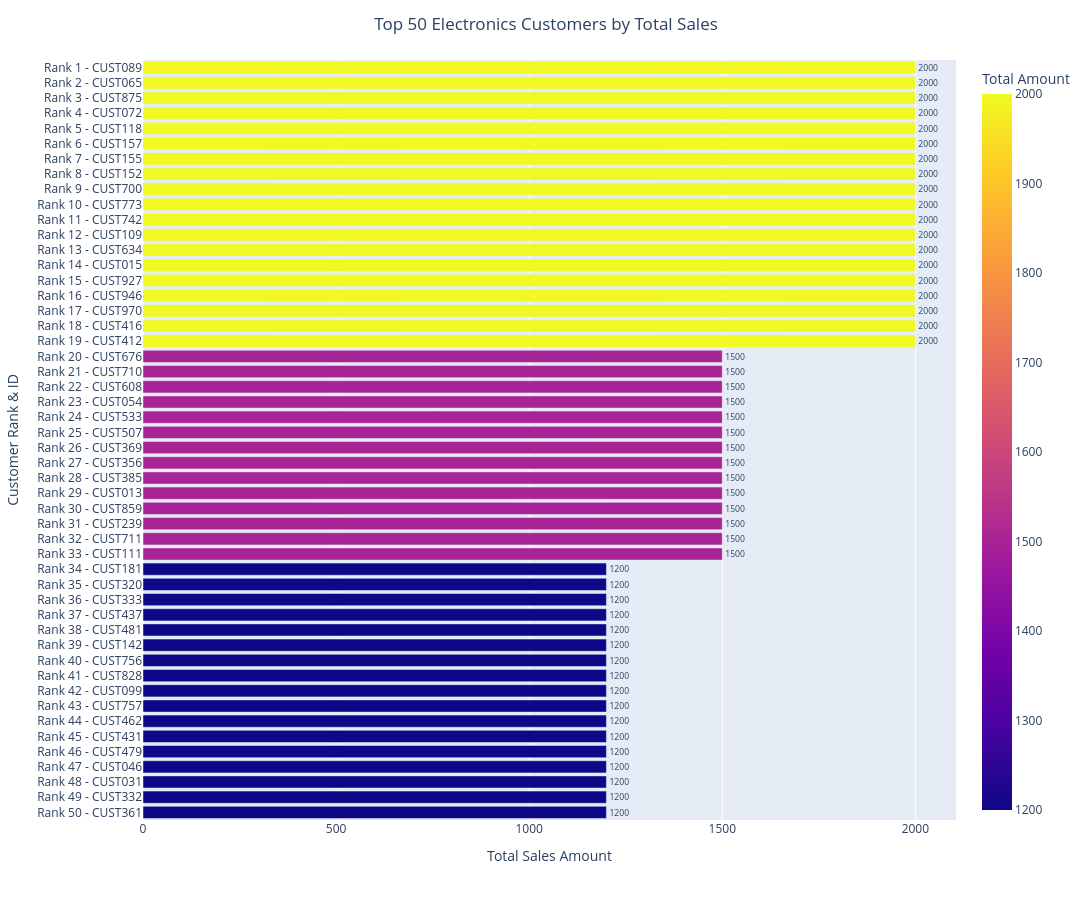

Here is the notebook cell this chart was saved with:
### Markdown cell above
## Business Question 5
Who are the top 50 customers by total spending in each product category?

### Observation
The following charts identify the top 50 customers based on their total spending in Clothing, Electronics, and Beauty categories. These customers represent the highest-value buyers and can be targeted through loyalty programs, personalized offers, and exclusive promotions to improve customer retention.

### Code cell
df_electronics=df.copy()
df_electronics=df[df['Product Category']=='Electronics']
df_electronics=df_electronics.groupby('Customer ID')['Total Amount'].sum().sort_values(ascending=False).reset_index().head(50)
df_electronics['Rank'] = range(1, len(df_electronics) + 1)
df_electronics['Customer'] = (
    'Rank ' + df_electronics['Rank'].astype(str)
    + ' - '
    + df_electronics['Customer ID'].astype(str)
)
fig=px.bar(data_frame=df_electronics,x='Total Amount',y='Customer',orientation='h',color='Total Amount',text='Total Amount')
fig.update_layout(
    width=1200,
    height=900,
    showlegend=False,
    title="Top 50 Electronics Customers by Total Sales",
    xaxis_title="Total Sales Amount",
    yaxis_title="Customer Rank & ID",
    title_x=0.5
)
fig.update_traces(
    textposition='outside'
)
fig.update_yaxes(autorange="reversed")
fig.show()

### Figure 1 — Plotly figure (JSON) as saved in the notebook; plotly's stock layout.template omitted (floating-point values rounded to 4 significant figures)
{"data": [{"hovertemplate": "Total Amount=%{marker.color}<br>Customer=%{y}<extra></extra>", "legendgroup": "", "marker": {"color": [2000, 2000, 2000, 2000, 2000, 2000, 2000, 2000, 2000, 2000, 2000, 2000, 2000, 2000, 2000, 2000, 2000, 2000, 2000, 1500, 1500, 1500, 1500, 1500, 1500, 1500, 1500, 1500, 1500, 1500, 1500, 1500, 1500, 1200, 1200, 1200, 1200, 1200, 1200, 1200, 1200, 1200, 1200, 1200, 1200, 1200, 1200, 1200, 1200, 1200], "coloraxis": "coloraxis", "pattern": {"shape": ""}}, "name": "", "orientation": "h", "showlegend": false, "text": [2000.0, 2000.0, 2000.0, 2000.0, 2000.0, 2000.0, 2000.0, 2000.0, 2000.0, 2000.0, 2000.0, 2000.0, 2000.0, 2000.0, 2000.0, 2000.0, 2000.0, 2000.0, 2000.0, 1500.0, 1500.0, 1500.0, 1500.0, 1500.0, 1500.0, 1500.0, 1500.0, 1500.0, 1500.0, 1500.0, 1500.0, 1500.0, 1500.0, 1200.0, 1200.0, 1200.0, 1200.0, 1200.0, 1200.0, 1200.0, 1200.0, 1200.0, 1200.0, 1200.0, 1200.0, 1200.0, 1200.0, 1200.0, 1200.0, 1200.0], "textposition": "outside", "type": "bar", "x": [2000, 2000, 2000, 2000, 2000, 2000, 2000, 2000, 2000, 2000, 2000, 2000, 2000, 2000, 2000, 2000, 2000, 2000, 2000, 1500, 1500, 1500, 1500, 1500, 1500, 1500, 1500, 1500, 1500, 1500, 1500, 1500, 1500, 1200, 1200, 1200, 1200, 1200, 1200, 1200, 1200, 1200, 1200, 1200, 1200, 1200, 1200, 1200, 1200, 1200], "xaxis": "x", "y": ["Rank 1 - CUST089", "Rank 2 - CUST065", "Rank 3 - CUST875", "Rank 4 - CUST072", "Rank 5 - CUST118", "Rank 6 - CUST157", "Rank 7 - CUST155", "Rank 8 - CUST152", "Rank 9 - CUST700", "Rank 10 - CUST773", "Rank 11 - CUST742", "Rank 12 - CUST109", "Rank 13 - CUST634", "Rank 14 - CUST015", "Rank 15 - CUST927", "Rank 16 - CUST946", "Rank 17 - CUST970", "Rank 18 - CUST416", "Rank 19 - CUST412", "Rank 20 - CUST676", "Rank 21 - CUST710", "Rank 22 - CUST608", "Rank 23 - CUST054", "Rank 24 - CUST533", "Rank 25 - CUST507", "Rank 26 - CUST369", "Rank 27 - CUST356", "Rank 28 - CUST385", "Rank 29 - CUST013", "Rank 30 - CUST859", "Rank 31 - CUST239", "Rank 32 - CUST711", "Rank 33 - CUST111", "Rank 34 - CUST181", "Rank 35 - CUST320", "Rank 36 - CUST333", "Rank 37 - CUST437", "Rank 38 - CUST481", "Rank 39 - CUST142", "Rank 40 - CUST756", "Rank 41 - CUST828", "Rank 42 - CUST099", "Rank 43 - CUST757", "Rank 44 - CUST462", "Rank 45 - CUST431", "Rank 46 - CUST479", "Rank 47 - CUST046", "Rank 48 - CUST031", "Rank 49 - CUST332", "Rank 50 - CUST361"], "yaxis": "y"}], "layout": {"barmode": "relative", "coloraxis": {"colorbar": {"title": {"text": "Total Amount"}}, "colorscale": [[0, "#0d0887"], [0.1111, "#46039f"], [0.2222, "#7201a8"], [0.3333, "#9c179e"], [0.4444, "#bd3786"], [0.5556, "#d8576b"], [0.6667, "#ed7953"], [0.7778, "#fb9f3a"], [0.8889, "#fdca26"], [1, "#f0f921"]]}, "height": 900, "legend": {"tracegroupgap": 0}, "margin": {"t": 60}, "showlegend": false, "title": {"text": "Top 50 Electronics Customers by Total Sales", "x": 0.5}, "width": 1200, "xaxis": {"anchor": "y", "domain": [0, 1], "title": {"text": "Total Sales Amount"}}, "yaxis": {"anchor": "x", "autorange": "reversed", "domain": [0, 1], "title": {"text": "Customer Rank & ID"}}}}
